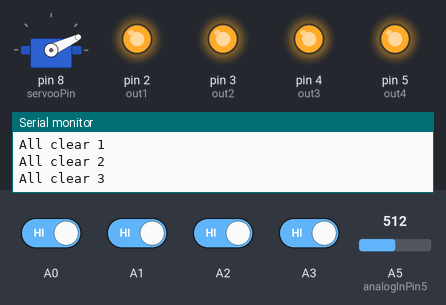
Bench run of a sketch on a simulated Arduino Uno, built with avr-gcc and run on an emulated ATmega328P. Parts: servo, output pins drawn as LEDs (lit = HIGH), the last lines printed to the serial monitor. Inputs (shaded band) come from the test bench; at power-on: A0–3 HIGH, A5 (analogInPin5) = 512.

Above: at 7.7 s.
7.8 s: A0 driven LOW
At 10.2 s:
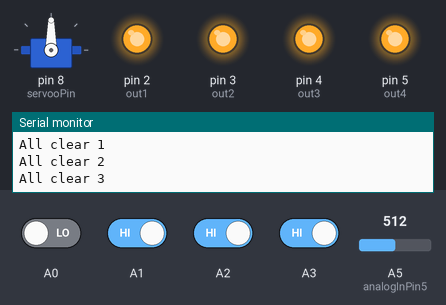
15.6 s: A1 driven LOW
At 20.2 s:
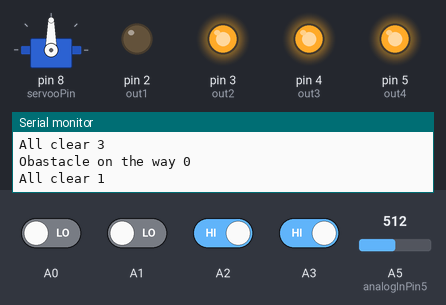
23.4 s: A2 driven LOW
At 31.0 s:
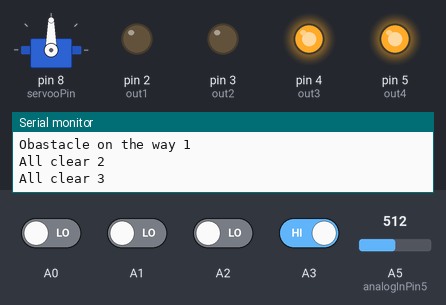
31.2 s: A0 driven HIGH
39.0 s: A3 driven LOW
46.8 s: A1 driven HIGH
At 54.9 s:
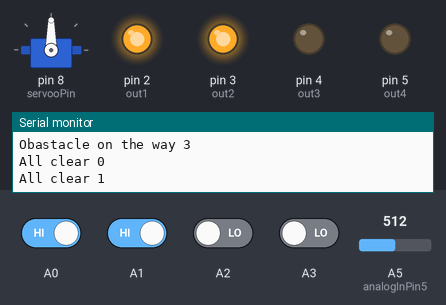
Timing chart, 0 to 57.9 s (numbered marks = the images above; inputs shaded):
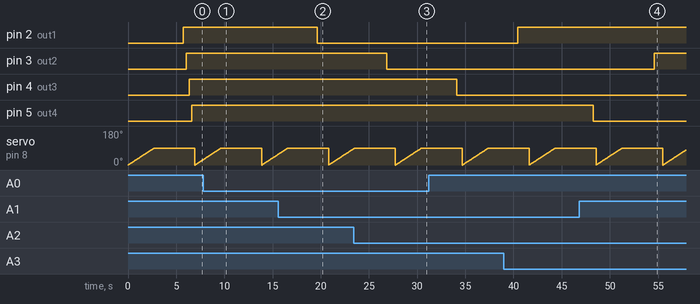

The sketch:

IOT.ino
```cpp
#include <Servo.h>
const int analogInPin5 = A5;
int sensorrValue = 0;
int servooPin = 8;

int out1 = 2;
int out2 = 3;
int out3 = 4;
int out4 = 5;

Servo servoo;

void setup()
{
servoo.attach(servooPin = 8);
 Serial.begin(9600);
 pinMode(A0, INPUT);
 pinMode(A1, INPUT);
 pinMode(A2, INPUT);
 pinMode(A3, INPUT);

 pinMode(out1, OUTPUT);
 pinMode(out2, OUTPUT);
 pinMode(out3, OUTPUT);
 pinMode(out4, OUTPUT);
}

void loop()
{
  int detect0 = digitalRead(A0);
  int detect1 = digitalRead(A1);
  int detect2 = digitalRead(A2);
  int detect3 = digitalRead(A3);

  {
   sensorrValue = analogRead(analogInPin5);

    if (sensorrValue <600) // entrance Gate
      {
        for (int j=0;j<=90;j++)
          {
            servoo.write(j);
            delay(30);
          }
        delay(3000);
      }
 }

 if(sensorrValue >600)
  {
  for (int j=90;j>0;j--)
    servoo.write(j);
    delay(60);
  }

 if(detect0 == LOW)               // IR 0
  {
    Serial.println("Obastacle on the way 0 ");
   digitalWrite(out1,0);
  }
  else
  {
    Serial.println("All clear 0");
     digitalWrite(out1,1);
  }
  delay(300);

  if(detect1 == LOW)              // IR 1
  {
    Serial.println("Obastacle on the way 1 ");
   digitalWrite(out2,0);
  }
  else
  {
    Serial.println("All clear 1");
     digitalWrite(out2,1);
  }
  delay(300);

  if(detect2 == LOW)            // IR 2
  {
    Serial.println("Obastacle on the way 2 ");
   digitalWrite(out3,0);
  }
  else
  {
    Serial.println("All clear 2");
     digitalWrite(out3,1);
  }
  delay(300);

   if(detect3 == LOW)            // IR 3
  {
    Serial.println("Obastacle on the way 3 ");
   digitalWrite(out4,0);
  }
  else
  {
    Serial.println("All clear 3");
     digitalWrite(out4,1);
  }
  delay(300);

}
```

Measured:
- after the input at 46.8 s, pin 3 (out2): LOW → HIGH after 7.8 s
- by itself, servo on pin 8 (servooPin): ramps from 0° to 90° and jumps back, once every 6.9 s
